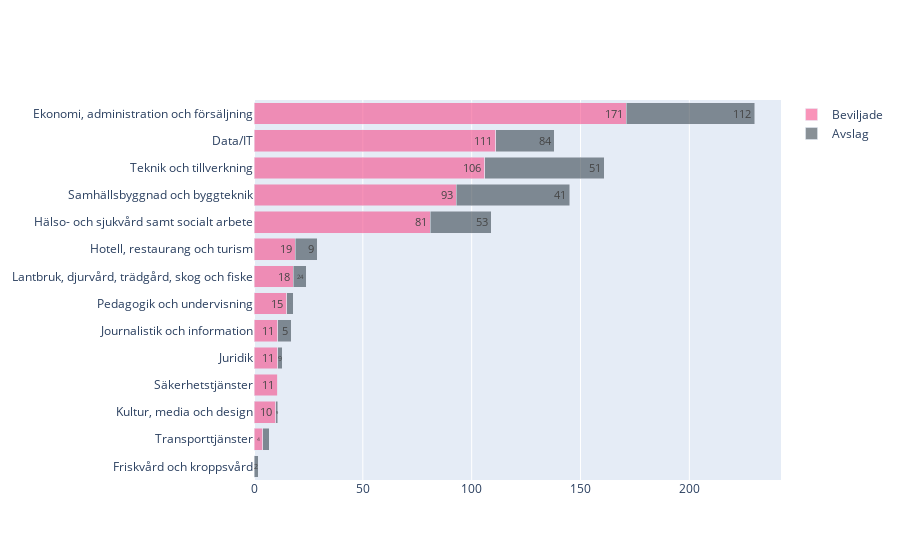

The notebook cell saved with this chart:
### Code cell
def make_fig_utbildningsomrade_beslut(df_utbildningsomrade_beslut):
    fig = go.Figure()

    fig.add_trace(
        go.Bar(
            y=df_utbildningsomrade_beslut.index,
            x=df_utbildningsomrade_beslut["Beviljade"],
            name="Beviljade",
            hovertemplate="%{x}<extra>Beviljade</extra>",
            orientation="h",
            text=df_utbildningsomrade_beslut["Beviljade"],
            textposition="inside",
            insidetextanchor="end",
            textangle=0,
            marker=dict(color="rgba(246, 78, 139, 0.6)"),
        )
    )

    fig.add_trace(
        go.Bar(
            y=df_utbildningsomrade_beslut.index,
            x=df_utbildningsomrade_beslut["diff_beslut"],
            name="Avslag",
            customdata=df_utbildningsomrade_beslut["Avslag"],
            hovertemplate="%{customdata}<extra>Avslag</extra>",
            orientation="h",
            text=df_utbildningsomrade_beslut["Avslag"],
            textposition="inside",
            insidetextanchor="end",
            textangle=0,
            marker=dict(color="rgba(58, 71, 80, 0.6)"),
        )
    )

    sort_order = df_utbildningsomrade_beslut.sort_values("Beviljade").index

    fig.update_layout(
        barmode="stack",
        # yaxis={"categoryorder": "total ascending"},
        yaxis={"categoryorder": "array", "categoryarray": sort_order},
        legend=dict(traceorder="normal"),
    )

    return fig


df_utbildningsomrade_beslut = create_df_utbildningsomrade_beslut(con)
fig_utbildningsomrade_beslut = make_fig_utbildningsomrade_beslut(df_utbildningsomrade_beslut)

fig_utbildningsomrade_beslut

### Figure 1 — Plotly figure (JSON) as saved in the notebook; plotly's stock layout.template omitted (floating-point values rounded to 4 significant figures)
{"data": [{"hovertemplate": "%{x}<extra>Beviljade</extra>", "insidetextanchor": "end", "marker": {"color": "rgba(246, 78, 139, 0.6)"}, "name": "Beviljade", "orientation": "h", "text": [171.0, 111.0, 106.0, 81.0, 93.0, 18.0, 15.0, 19.0, 11.0, 11.0, 10.0, 11.0, 4.0, 0.0], "textangle": 0, "textposition": "inside", "type": "bar", "x": [171, 111, 106, 81, 93, 18, 15, 19, 11, 11, 10, 11, 4, 0], "y": ["Ekonomi, administration och försäljning", "Data/IT", "Teknik och tillverkning", "Hälso- och sjukvård samt socialt arbete", "Samhällsbyggnad och byggteknik", "Lantbruk, djurvård, trädgård, skog och fiske", "Pedagogik och undervisning", "Hotell, restaurang och turism", "Säkerhetstjänster", "Juridik", "Kultur, media och design", "Journalistik och information", "Transporttjänster", "Friskvård och kroppsvård"]}, {"customdata": [112, 84, 51, 53, 41, 24, 18, 9, 11, 9, 9, 5, 1, 2], "hovertemplate": "%{customdata}<extra>Avslag</extra>", "insidetextanchor": "end", "marker": {"color": "rgba(58, 71, 80, 0.6)"}, "name": "Avslag", "orientation": "h", "text": [112.0, 84.0, 51.0, 53.0, 41.0, 24.0, 18.0, 9.0, 11.0, 9.0, 9.0, 5.0, 1.0, 2.0], "textangle": 0, "textposition": "inside", "type": "bar", "x": [59, 27, 55, 28, 52, 6, 3, 10, 0, 2, 1, 6, 3, 2], "y": ["Ekonomi, administration och försäljning", "Data/IT", "Teknik och tillverkning", "Hälso- och sjukvård samt socialt arbete", "Samhällsbyggnad och byggteknik", "Lantbruk, djurvård, trädgård, skog och fiske", "Pedagogik och undervisning", "Hotell, restaurang och turism", "Säkerhetstjänster", "Juridik", "Kultur, media och design", "Journalistik och information", "Transporttjänster", "Friskvård och kroppsvård"]}], "layout": {"barmode": "stack", "legend": {"traceorder": "normal"}, "yaxis": {"categoryarray": ["Friskvård och kroppsvård", "Transporttjänster", "Kultur, media och design", "Säkerhetstjänster", "Juridik", "Journalistik och information", "Pedagogik och undervisning", "Lantbruk, djurvård, trädgård, skog och fiske", "Hotell, restaurang och turism", "Hälso- och sjukvård samt socialt arbete", "Samhällsbyggnad och byggteknik", "Teknik och tillverkning", "Data/IT", "Ekonomi, administration och försäljning"], "categoryorder": "array"}}}
